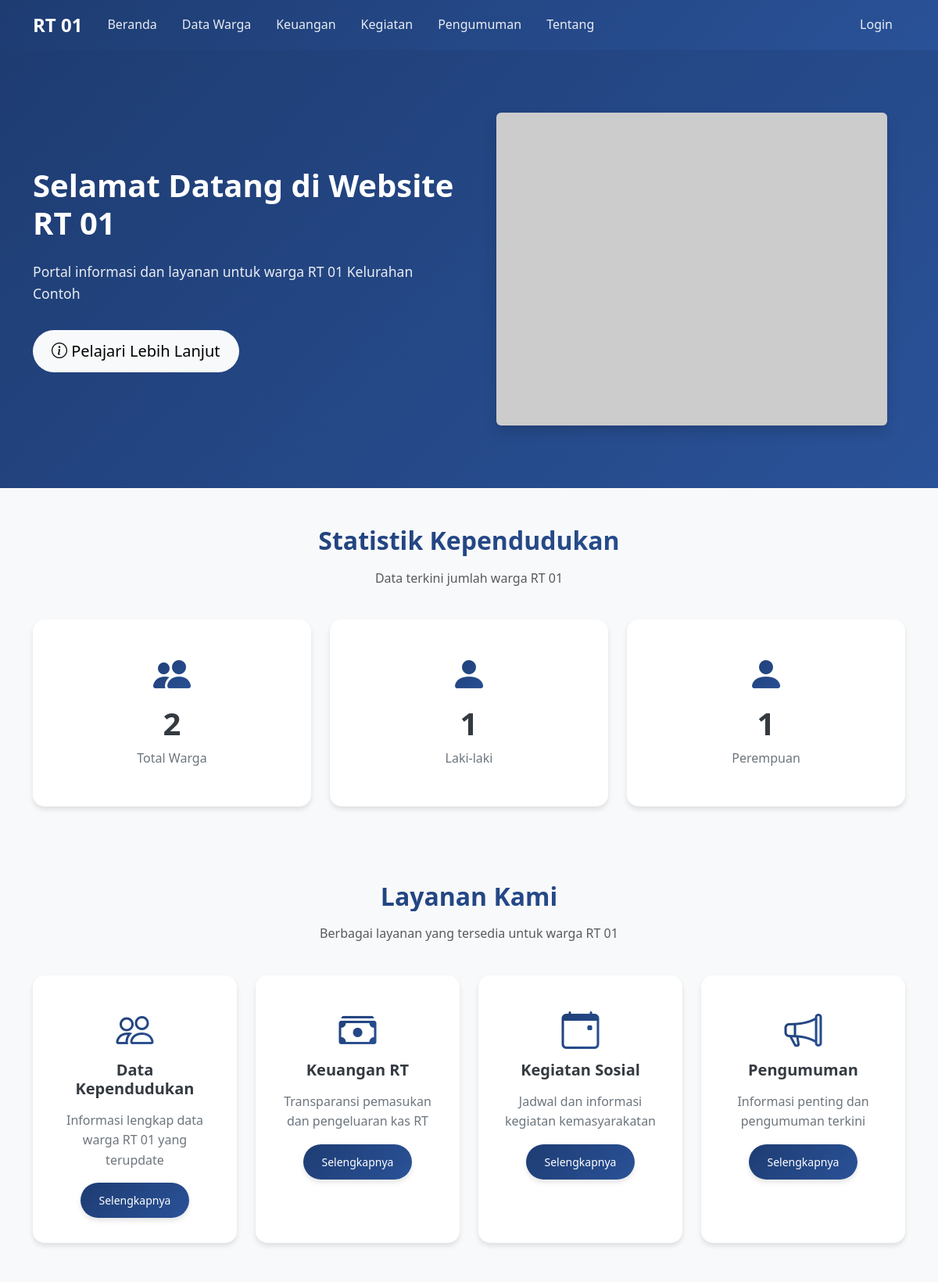
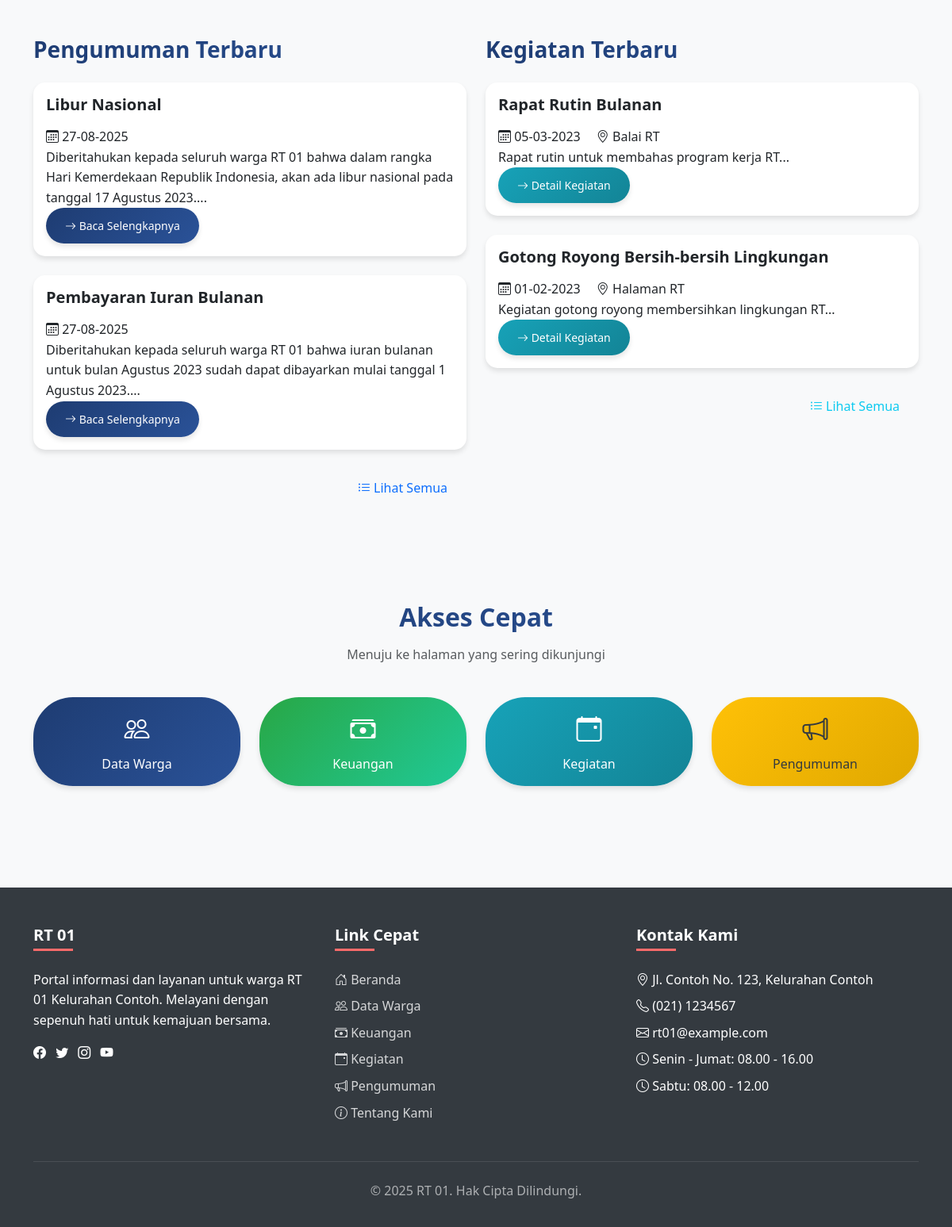
The app's page /public_html/index.php with its own data (2 pictures, top to bottom).
### tables this page shows
CREATE TABLE announcements (
    id INT(11) PRIMARY KEY AUTO_INCREMENT,
    title VARCHAR(100) NOT NULL,
    content TEXT NOT NULL,
    created_at TIMESTAMP DEFAULT CURRENT_TIMESTAMP
);

CREATE TABLE activities (
    id INT(11) PRIMARY KEY AUTO_INCREMENT,
    title VARCHAR(100) NOT NULL,
    date DATE NOT NULL,
    location VARCHAR(100) NOT NULL,
    description TEXT,
    status ENUM('upcoming', 'ongoing', 'completed') NOT NULL,
    created_at TIMESTAMP DEFAULT CURRENT_TIMESTAMP
);

### public_html/includes/functions.php (called while the page is built, shortened)
<?php
require_once __DIR__ . '/../config/database.php';
function fetchAll($query, $params = []) {
    global $pdo;
    try {
        $stmt = $pdo->prepare($query);
        $stmt->execute($params);
        return $stmt->fetchAll(PDO::FETCH_ASSOC);
    } catch (PDOException $e) {
        die("Query failed: " . $e->getMessage());
    }
}
function fetchOne($query, $params = []) {
    global $pdo;
    try {
        $stmt = $pdo->prepare($query);
        $stmt->execute($params);
        return $stmt->fetch(PDO::FETCH_ASSOC);
    } catch (PDOException $e) {
        die("Query failed: " . $e->getMessage());
    }
}
function formatDate($date) {
    return date('d-m-Y', strtotime($date));
}
?>

### public_html/index.php (the view)
<?php
require_once 'includes/header.php';
require_once 'includes/navbar.php';
require_once 'includes/functions.php';
$announcements = fetchAll("SELECT * FROM announcements ORDER BY created_at DESC LIMIT 3");
$activities = fetchAll("SELECT * FROM activities ORDER BY date DESC LIMIT 3");
$totalResidents = fetchOne("SELECT COUNT(*) as total FROM residents")['total'];
$maleResidents = fetchOne("SELECT COUNT(*) as total FROM residents WHERE gender = 'L'")['total'];
$femaleResidents = fetchOne("SELECT COUNT(*) as total FROM residents WHERE gender = 'P'")['total'];
?>
<section class="hero-section">
    <div class="container">
        <div class="row align-items-center">
            <div class="col-lg-6">
                <div class="hero-content">
                    <h1>Selamat Datang di Website RT 01</h1>
                    <p class="lead">Portal informasi dan layanan untuk warga RT 01 Kelurahan Contoh</p>
                    <a href="/pages/about.php" class="btn btn-light btn-lg">
                        <i class="bi bi-info-circle"></i> Pelajari Lebih Lanjut
                    </a>
                </div>
            </div>
            <div class="col-lg-6">
                <div class="text-center">
                    <img src="https://via.placeholder.com/500x400" alt="RT 01" class="img-fluid rounded shadow">
                </div>
            </div>
        </div>
    </div>
</section>
<section class="py-5">
    <div class="container">
        <div class="row">
            <div class="col-12 text-center mb-4">
                <h2 class="text-gradient">Statistik Kependudukan</h2>
                <p class="text-muted">Data terkini jumlah warga RT 01</p>
            </div>
        </div>
        <div class="row">
            <div class="col-md-4">
                <div class="stat-card">
                    <i class="bi bi-people-fill"></i>
                    <h3><?php echo $totalResidents; ?></h3>
                    <p>Total Warga</p>
                </div>
            </div>
            <div class="col-md-4">
                <div class="stat-card">
                    <i class="bi bi-person-fill"></i>
                    <h3><?php echo $maleResidents; ?></h3>
                    <p>Laki-laki</p>
                </div>
            </div>
            <div class="col-md-4">
                <div class="stat-card">
                    <i class="bi bi-person-fill"></i>
                    <h3><?php echo $femaleResidents; ?></h3>
                    <p>Perempuan</p>
                </div>
            </div>
        </div>
    </div>
</section>
<section class="py-5 bg-light">
    <div class="container">
        <div class="row">
            <div class="col-12 text-center mb-4">
                <h2 class="text-gradient">Layanan Kami</h2>
                <p class="text-muted">Berbagai layanan yang tersedia untuk warga RT 01</p>
            </div>
        </div>
        <div class="row">
            <div class="col-md-3">
                <div class="stat-card">
                    <i class="bi bi-people"></i>
                    <h5>Data Kependudukan</h5>
                    <p>Informasi lengkap data warga RT 01 yang terupdate</p>
                    <a href="/pages/residents.php" class="btn btn-primary btn-sm">Selengkapnya</a>
                </div>
            </div>
            <div class="col-md-3">
                <div class="stat-card">
                    <i class="bi bi-cash-stack"></i>
                    <h5>Keuangan RT</h5>
                    <p>Transparansi pemasukan dan pengeluaran kas RT</p>
                    <a href="/pages/finance.php" class="btn btn-primary btn-sm">Selengkapnya</a>
                </div>
            </div>
            <div class="col-md-3">
                <div class="stat-card">
                    <i class="bi bi-calendar-event"></i>
                    <h5>Kegiatan Sosial</h5>
                    <p>Jadwal dan informasi kegiatan kemasyarakatan</p>
                    <a href="/pages/activities.php" class="btn btn-primary btn-sm">Selengkapnya</a>
                </div>
            </div>
            <div class="col-md-3">
                <div class="stat-card">
                    <i class="bi bi-megaphone"></i>
                    <h5>Pengumuman</h5>
                    <p>Informasi penting dan pengumuman terkini</p>
                    <a href="/pages/announcements.php" class="btn btn-primary btn-sm">Selengkapnya</a>
                </div>
            </div>
        </div>
    </div>
</section>
<section class="py-5">
    <div class="container">
        <div class="row">
            <div class="col-lg-6">
                <div class="mb-4">
                    <h3 class="text-gradient mb-4">Pengumuman Terbaru</h3>
                    <?php if (count($announcements) > 0): ?>
                        <?php foreach ($announcements as $announcement): ?>
                            <div class="card">
                                <div class="card-body">
                                    <h5><?php echo $announcement['title']; ?></h5>
                                    <div class="date">
                                        <i class="bi bi-calendar3"></i> <?php echo formatDate($announcement['created_at']); ?>
                                    </div>
                                    <div class="content">
                                        <?php echo substr($announcement['content'], 0, 150) . '...'; ?>
                                    </div>
                                    <a href="/pages/announcements.php?id=<?php echo $announcement['id']; ?>" class="btn btn-primary btn-sm">
                                        <i class="bi bi-arrow-right"></i> Baca Selengkapnya
                                    </a>
                                </div>
                            </div>
                        <?php endforeach; ?>
                        <div class="text-end mt-3">
                            <a href="/pages/announcements.php" class="btn btn-outline-primary">
                                <i class="bi bi-list-ul"></i> Lihat Semua
                            </a>
                        </div>
                    <?php else: ?>
                        <div class="alert alert-info">
                            <i class="bi bi-info-circle"></i> Belum ada pengumuman
                        </div>
                    <?php endif; ?>
                </div>
            </div>
            <div class="col-lg-6">
                <div class="mb-4">
                    <h3 class="text-gradient mb-4">Kegiatan Terbaru</h3>
                    <?php if (count($activities) > 0): ?>
                        <?php foreach ($activities as $activity): ?>
                            <div class="card">
                                <div class="card-body">
                                    <h5><?php echo $activity['title']; ?></h5>
                                    <div class="date">
                                        <i class="bi bi-calendar3"></i> <?php echo formatDate($activity['date']); ?>
                                        <span class="ms-3">
                                            <i class="bi bi-geo-alt"></i> <?php echo $activity['location']; ?>
                                        </span>
                                    </div>
                                    <div class="content">
                                        <?php echo substr($activity['description'], 0, 150) . '...'; ?>
                                    </div>
                                    <a href="/pages/activities.php?id=<?php echo $activity['id']; ?>" class="btn btn-info btn-sm">
                                        <i class="bi bi-arrow-right"></i> Detail Kegiatan
                                    </a>
                                </div>
                            </div>
                        <?php endforeach; ?>
                        <div class="text-end mt-3">
                            <a href="/pages/activities.php" class="btn btn-outline-info">
                                <i class="bi bi-list-ul"></i> Lihat Semua
                            </a>
                        </div>
                    <?php else: ?>
                        <div class="alert alert-info">
                            <i class="bi bi-info-circle"></i> Belum ada kegiatan
                        </div>
                    <?php endif; ?>
                </div>
            </div>
        </div>
    </div>
</section>
<section class="py-5 bg-light">
    <div class="container">
        <div class="row">
            <div class="col-12 text-center mb-4">
                <h2 class="text-gradient">Akses Cepat</h2>
                <p class="text-muted">Menuju ke halaman yang sering dikunjungi</p>
            </div>
        </div>
        <div class="row">
            <div class="col-md-3">
                <a href="/pages/residents.php" class="btn btn-primary w-100 py-3">
                    <i class="bi bi-people d-block mb-2" style="font-size: 2rem;"></i>
                    Data Warga
                </a>
            </div>
            <div class="col-md-3">
                <a href="/pages/finance.php" class="btn btn-success w-100 py-3">
                    <i class="bi bi-cash-stack d-block mb-2" style="font-size: 2rem;"></i>
                    Keuangan
                </a>
            </div>
            <div class="col-md-3">
                <a href="/pages/activities.php" class="btn btn-info w-100 py-3">
                    <i class="bi bi-calendar-event d-block mb-2" style="font-size: 2rem;"></i>
                    Kegiatan
                </a>
            </div>
            <div class="col-md-3">
                <a href="/pages/announcements.php" class="btn btn-warning w-100 py-3">
                    <i class="bi bi-megaphone d-block mb-2" style="font-size: 2rem;"></i>
                    Pengumuman
                </a>
            </div>
        </div>
    </div>
</section>
<?php require_once 'includes/footer.php'; ?>

### records on screen
announcements: title "Libur Nasional", created_at "27-08-2025", content "Diberitahukan kepada seluruh warga RT 01 bahwa dalam rangka Hari Kemerdekaan Republik Indonesia, akan ada libur nasional pada tanggal 17 Agustus 2023."
announcements: title "Pembayaran Iuran Bulanan", created_at "27-08-2025", content "Diberitahukan kepada seluruh warga RT 01 bahwa iuran bulanan untuk bulan Agustus 2023 sudah dapat dibayarkan mulai tanggal 1 Agustus 2023."
activities: title "Rapat Rutin Bulanan", date "05-03-2023", location "Balai RT", description "Rapat rutin untuk membahas program kerja RT"
activities: title "Gotong Royong Bersih-bersih Lingkungan", date "01-02-2023", location "Halaman RT", description "Kegiatan gotong royong membersihkan lingkungan RT"

### other values on screen
$totalResidents "2"
$maleResidents "1"
$femaleResidents "1"
